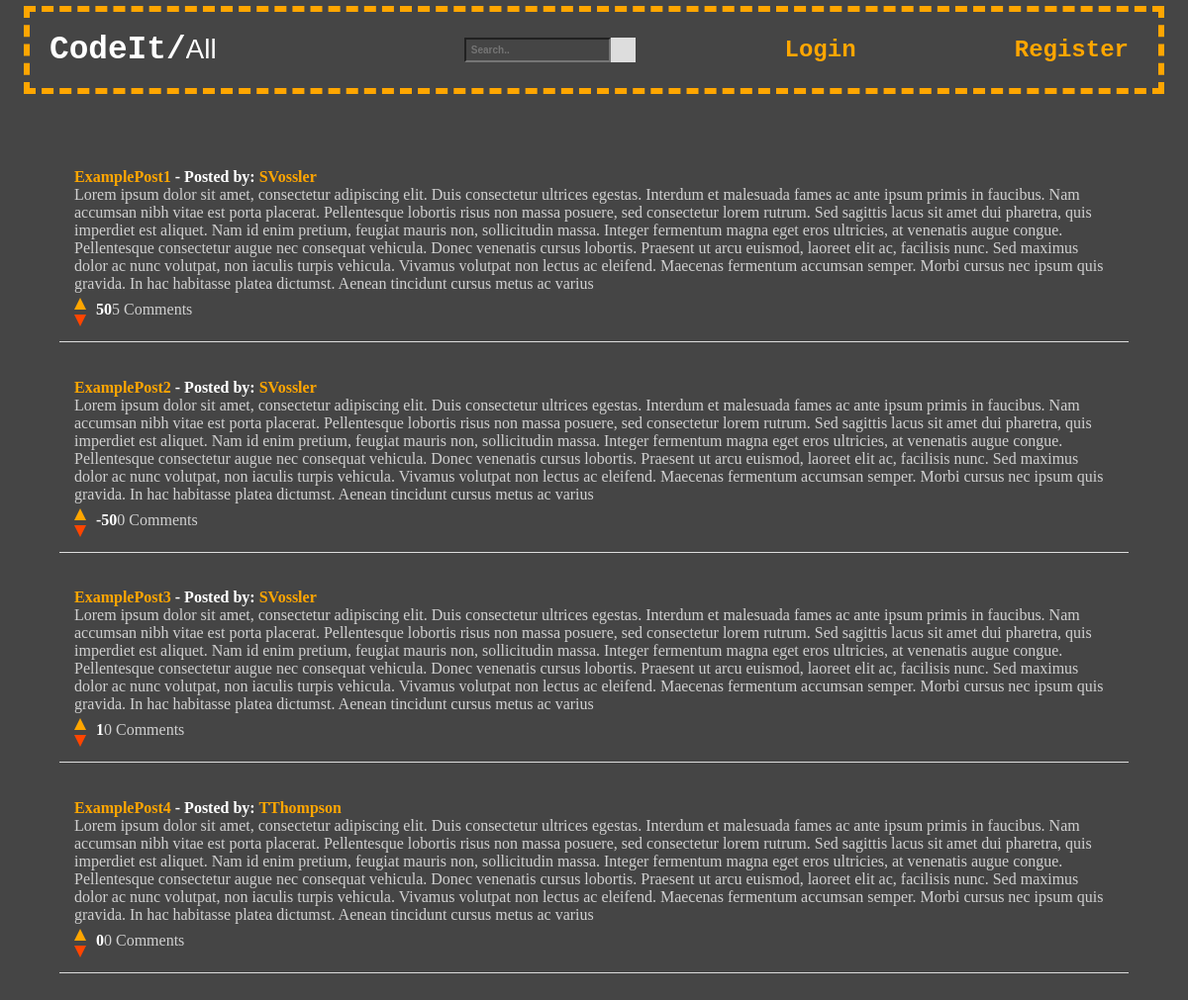
Before: / with the older database file.
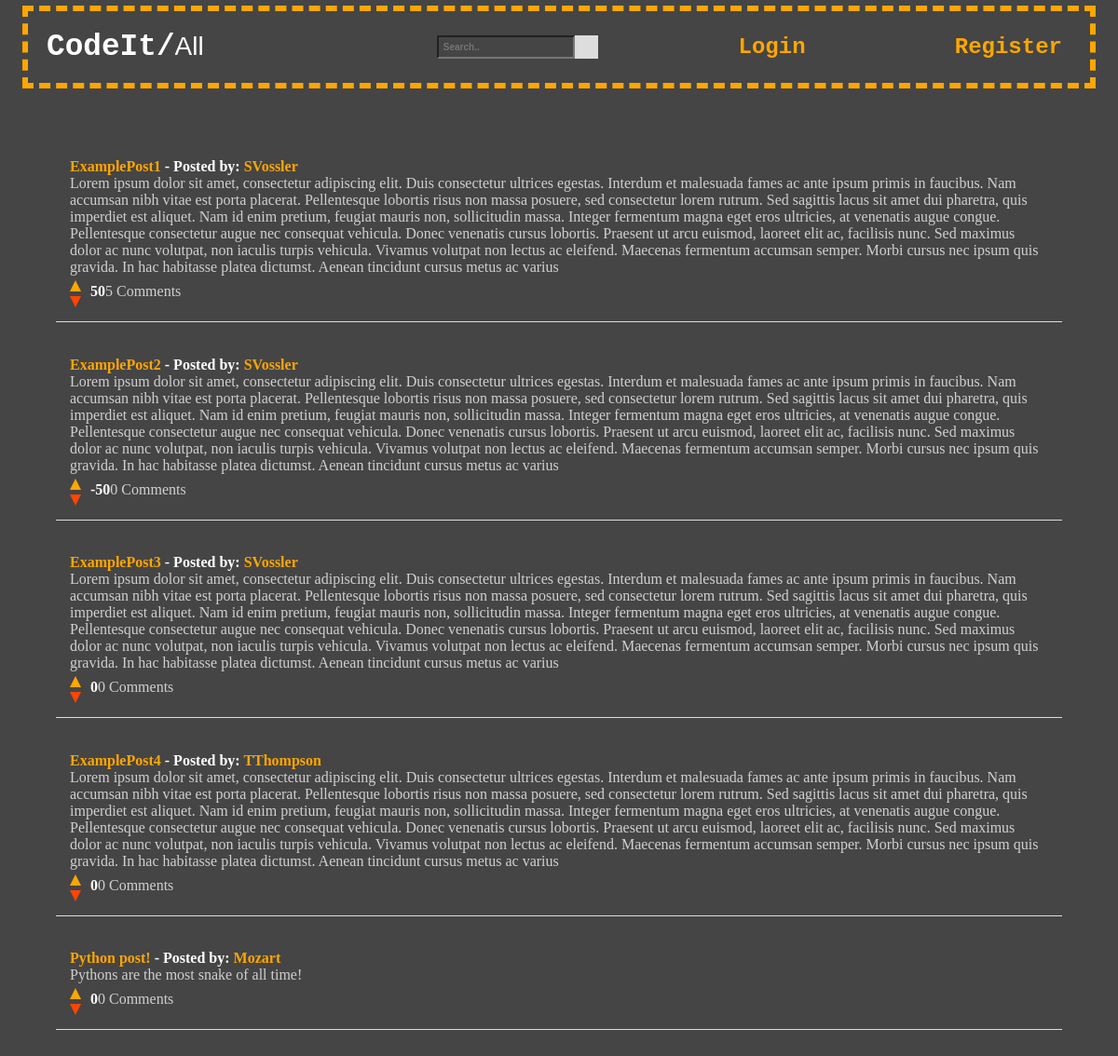
After: the same page with the newer database file.
### tables this page shows
CREATE TABLE ForumPost(
        PostId INTEGER PRIMARY KEY NOT NULL,
        PostedBy TEXT NOT NULL,
        PostTitle TEXT NOT NULL,
        PostContent TEXT NOT NULL,
        PostSubForum TEXT NOT NULL,
        Upvotes INTEGER NOT NULL,
        Downvotes INTEGER NOT NULL
    );

### run.py (the view)
@app.route("/")
def root():
    session["logged_in"] = False
    session['name'] = ""
    return index()

### run.py (called while the page is built)
@app.route("/index")
def index():
    con = sql.connect("ForumPosts.db")
    con.row_factory = sql.Row
    cur = con.cursor()
    cur.execute("ATTACH DATABASE 'PostComments.db' AS PostCommentsDB")
    cur.execute('''
        SELECT ForumPost.*, COUNT(PostComment.CommentId) AS CommentCount
        FROM ForumPost
        LEFT JOIN PostComment ON ForumPost.PostId = PostComment.PostId
        GROUP BY ForumPost.PostId
    ''')
    posts = cur.fetchall()
    if not session.get('logged_in'):
        return render_template('index.html', posts=posts)
    else:
        return render_template('index.html',
                name = session['name'], posts=posts)

### templates/index.html (shortened to what this page needs)
<!DOCTYPE html>
<html lang="en">
  <head>
    <link href="../static/styles.css" rel="stylesheet" />
  </head>
  <body>
    <nav class="nav-bar">
      <div class="forum-logo">
        <h3>CodeIt/</h3>
        <form id="myForm" action="/on-select-change", method="POST">
          <select id="subforum" name="subforum" onchange="submitForm()">
            <option value="all" {% if selected_subforum == 'all' %}selected{% endif %}>All</option>
          </select>
        </form>
      </div>
      <div class="search-container">
        <form action="/index">
          <input type="text" placeholder="Search.." name="search">
          <button type="submit"></button>
        </form>
      </div>
      {% if not session['logged_in'] %}
        <a href="/login-clicked">Login</a>
        <a href="/register">Register</a>
      {% endif %}
    </nav>
    <section class="posts-section">
      <ul class="posts-list">
        {% for post in posts %}
          <li class="posts-list-item">
            <strong><a href="{{url_for('post', post_id=post['PostId'])}}">{{post["PostTitle"]}}</a> - Posted by: <a href="{{url_for('profile', posted_by=post['PostedBy'])}}">{{post["PostedBy"]}}</a></strong><br>
            <p>{{post["PostContent"]}}</p>
            <div class="vote-container">
              <div class="arrow-container">
                <a class="upvote-arrow" href="{{url_for('upvote_clicked', post_id=post['PostId'])}}"></a>
                <a class="downvote-arrow" href="{{url_for('downvote_clicked', post_id=post['PostId'])}}"></a>
              </div>
              <span class="vote-count">{{ post["Upvotes"] - post["Downvotes"]}}</span>
              <span class="comment-count">{{ post["CommentCount"] }} Comments</span>
            </div>
          </li>
        {% endfor %}
      </ul>
    </section>
  </body>
</html>

### static/styles.css (style rules this page uses)
* { margin: 0; padding: 0; background-color: rgb(69, 69, 69); }
.nav-bar { background-color: rgb(69, 69, 69); color: #fff; font-family: "Courier New", "Lucida Console", Monaco, Consolas, monospace; display: flex; flex-wrap: wrap; justify-content: space-between; align-items: center; margin-top: 0.5%; margin-bottom: 5%; margin-right: 2%; margin-left: 2%; padding: 20px; border: 0.75ex dashed hsl(39, 100%, 50%); }
.forum-logo { font-size: 28px; display: flex; align-items: center; }
.nav-bar #myForm #subforum { border: none; color: #fff; background-color: transparentA; font-size: 28px; -webkit-appearance: none; -moz-appearance: none; appearance: none; }
.nav-bar .search-container { border: none; }
.nav-bar input[type=text] { font-size: 10px; font-weight: bold; padding: 5px; }
.nav-bar .search-container button { float: right; padding: 12.75px; background: #ddd; font-size: 10px; border: none; cursor: pointer; }
nav a { font-size: 24px; margin-right: 10px; color: hsl(39, 100%, 50%); font-weight: bold; }
.posts-section a { color: hsl(39, 100%, 50%); font-weight: bold; }
a:link { text-decoration: none; }
.posts-section { color: orange; margin: 5%; }
.posts-section .posts-list { list-style-type: none; }
.posts-section .posts-list .posts-list-item { margin-bottom: 2%; color: rgb(208,208,208); padding: 15px; border-bottom: 1px solid #ddd; }
.posts-section strong { color: #fff; }
.upvote-arrow { width: 0; height: 0; border-left: 6px solid transparent; border-right: 6px solid transparent; border-bottom: 12px solid hsl(39, 100%, 50%); position: relative; margin-bottom: 5px; margin-top: 5px; }
.downvote-arrow { width: 0; height: 0; border-left: 6px solid transparent; border-right: 6px solid transparent; border-top: 12px solid orangered; position: relative; }
.vote-container { display: flex; align-items: center; }
.arrow-container { display: flex; flex-direction: column; align-items: center; }
.vote-count { margin-left: 10px; font-weight: bold; color: #fff; }
.nav-bar #myForm #subforum { padding-right: 0px; }

Changed rows visible on the page:
changed ForumPost "ExamplePost3": post['Upvotes']-post['Downvotes'] "1" → "0"
added ForumPost: PostTitle "Python post!", PostedBy "Mozart", PostContent "Pythons are the most snake of all time!", post['Upvotes']-post['Downvotes'] "0", CommentCount "0"
